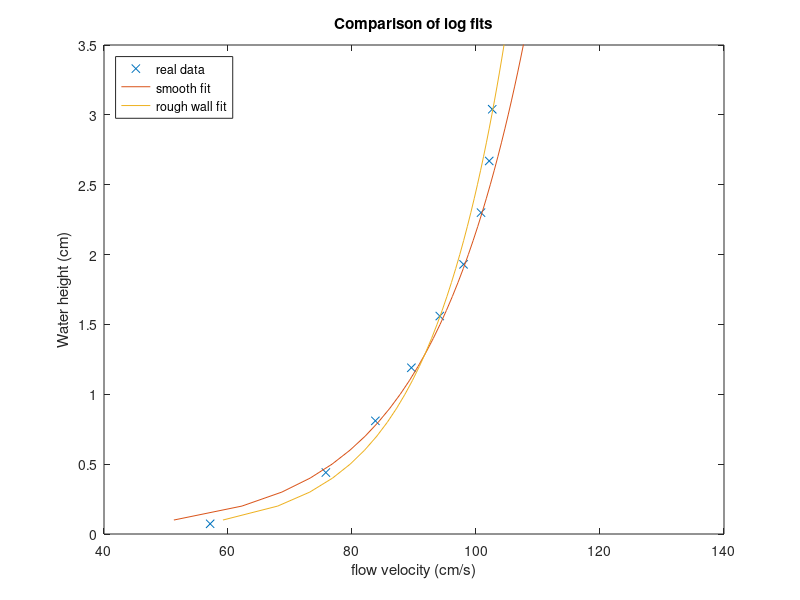

The MATLAB script that drew this image:
% HW Week 6
% Will Nuckoles
% Matlab for ES
% 11/3/2022

clear all
close all
clc

% Copy in data
data= [.073 57.12; .44 75.78; .81 83.77; 1.19 89.58; 1.56 94.16; 1.93 97.99; 2.3 100.81; 2.67 102.13; 3.04 102.62];
y=data(:,1);
u=data(:,2);
k=.4; %Von karmen constant
v=.01; %Kinematic viscosity of water
Usz=[0:.1:10]; %Specifies range to analyze over

% Create smooth log function where Up is shear velocity
smooth_log= @(Up,y) (Up/k)*(((1/.4)*log((y*Up)/.01)));
u1=nlinfit(y,u,smooth_log,3); % returns best shear velocity, u1 starting with shear velocity of 3.  Tried a few other values and it didn't seem to make much difference

figure('name','Smooth_log');
plot(u,y,'x');
hold on
plot(smooth_log(u1,Usz),Usz);



% Part 2

rough_wall=@(stars,y) stars(1)*((1/k)*log(y/stars(2))+8.5);
u2=nlinfit(y,u,rough_wall,[3,.012]); % Calls rough wall function and starts shear velocity at 3 and roughness height at .012 which is average for a concrete pipe

% Add rough wall and format plot
plot(rough_wall(u2,Usz),Usz)
legend('real data','smooth fit','rough wall fit','location','northwest');
title('Comparison of log fits');
xlabel('flow velocity (cm/s)');
ylabel('Water height (cm)');
ylim([0 3.5]);

% Display answers to command window
smooth_ans=['Smooth wall shear velocity= ',num2str(u1),' cm/s'];
rough_ans= ['Rough wall shear velocity= ', num2str(u2(1)),' cm/s'];
rough_height=['Roughness height= ', num2str(u2(2)),' cm'];
disp(smooth_ans)
disp(rough_ans)
disp(rough_height)








